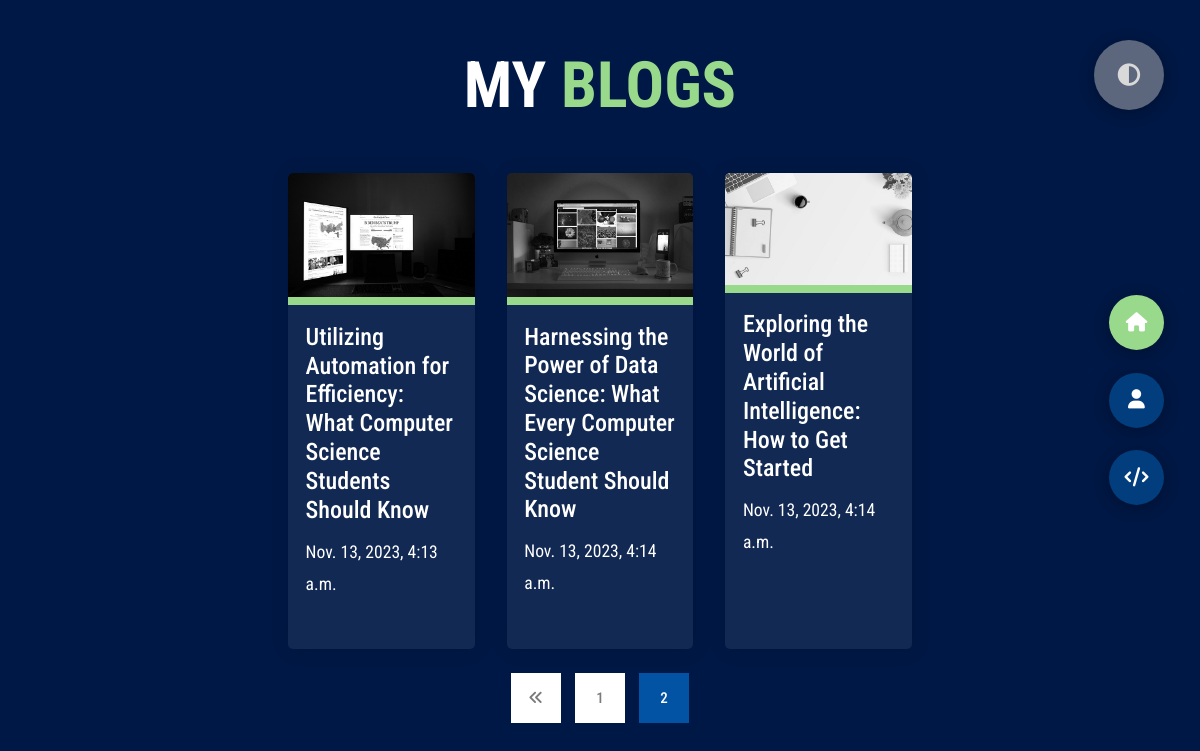
The page /blogs/?page=2 on the database its author committed.
### main/models.py (models this page shows, shortened)
class Blog(models.Model):
    class Meta:
        verbose_name_plural = 'Blogs'
        verbose_name = 'Blog'
        ordering = ['date']
    date = models.DateTimeField(auto_now_add=True)
    thumbnail = models.ImageField(blank=True, null=True, upload_to="blogs")
    title = models.CharField(max_length=200,blank=True, null=True)
    description = models.CharField(max_length=500,blank=True, null=True)
    slug = models.SlugField(blank=True, null=True)
    is_active = models.BooleanField(default=True)

### main/views.py (the view)
# urls.py: path('blogs/', blogs, name='blog'),
def blogs(request):
    queryset = Blog.objects.filter(is_active = True)
    page = request.GET.get('page', 1)
    paginator = Paginator(queryset, 3)
    try:
        blogs = paginator.page(page)
    except EmptyPage:
        blogs = paginator.page(1)
    except PageNotAnInteger:
        blogs = paginator.page(1)
        return redirect('blogs')
    context = {
        "blogs": blogs,
        "paginator": paginator
    }
    return render(request, 'blog.html', context)

### portfolio/context_processors.py (called while the page is built)
def project_context(request):
    context = {
        'me': User.objects.first(),
    }
    return context

### template/blog.html (shortened to what this page needs)
{% extends 'base.html' %}
{% load static %}
{% block content %}
<section class="section sec4 active" id="blogs">
    <div class="blogs-content">
        <div class="main-title">
            <h2>My <span>Blogs</span></h2>
        </div>
        <div class="blogs">
            {% for blog in blogs %}
            <div class="blog">
                <a href="#" target="_blank">
                <img src="{{blog.thumbnail.url}}" alt="" style="max-width: 100%; height: auto">
                </a>
                <div class="blog-text">
                    <a href="#" target="_blank">
                        <h4>
                            {{blog.title}}
                        </h4>
                    </a>
                    <p>{{blog.date}}</p>
                </div>
            </div>
            {% endfor %}
        </div>
    </div>
    <div class="col-lg-12">
        {% include "pagination.html" %}
    </div>
</section>
{% endblock %}

### assets/styles/style.css (style rules this page uses)
* { margin: 0; padding: 0; box-sizing: border-box; list-style: none; }
:root { --color-primary: #001845; --color-secondary: #0353a4 ; --color-white: #FFFFFF ; --color-black: #0000 ; --color-color5: #8ecae6; --color-color0: #0466c8; --color-color1: #0353a4; --color-color2: #023e7d; --color-color3: #002855; --color-color4: #001233; --color-color6: #5c677d; --color-color7: #979dac; --color-grey-5: #f8f8f8; --color-color8: #99d98c; --color-color9: #d9d9d9; --br-sm-2: 14px; --box-shadow-1: 0 3px 15px rgba(0,0,0,0.3); --trans-all-1: all .4s ease-in-out; }
body { background-color: var(--color-primary); font-family: "Roboto Condensed", sans-serif; font-size: 1.1rem; color: var(--color-white); transition: all 0.4s ease-in-out; }
a { display: inline-block; text-decoration: none; color: inherit; font-family: inherit; }
section { min-height: 100vh; width: 100%; position: absolute; left: 0; top: 0; padding: 3rem 18rem; }
.section { transform: translateY(-100%) scale(0); transition: all 0.4s ease-in-out; background-color: var(--color-primary); }
.sec4 { display: none; transform: translate(0) scale(1); }
.active { display: block; animation: scaleAnim 1s ease-in-out; }
.blogs { display: grid; grid-template-columns: repeat(3, 1fr); grid-gap: 2rem; margin-top: 3rem; }
.blogs .blog { position: relative; background-color: rgba(44, 66, 104, 0.414); border-radius: 5px; box-shadow: 1px 1px 20px rgba(0, 0, 0, 0.1); transition: all 0.4s ease-in-out; }
.blogs .blog img { width: 100%; height: 300px; -o-object-fit: cover; object-fit: cover; border-top-left-radius: 5px; border-top-right-radius: 5px; filter: grayscale(100%); transition: all 0.4s ease-in-out; }
.blogs .blog .blog-text { padding: 1.1rem; border-top: 8px solid var(--color-color8); }
.blogs .blog .blog-text h4 { font-size: 1.5rem; margin-bottom: 0.7rem; transition: all 0.4s ease-in-out; cursor: pointer; }
.blogs .blog .blog-text p { color: var(--color-grey-2); line-height: 2rem; padding-bottom: 1rem; }
.main-title { text-align: center; }
.main-title h2 { position: relative; text-transform: uppercase; font-size: 4rem; font-weight: 700; }
.main-title h2 span { color: var(--color-color8); }

### rows shown on the page
Blog: thumbnail (picture), title "Utilizing Automation for Efficiency: What Computer Science Students Should Know", date "Nov. 13, 2023, 4:13 a.m."
Blog: thumbnail (picture), title "Harnessing the Power of Data Science: What Every Computer Science Student Should Know", date "Nov. 13, 2023, 4:14 a.m."
Blog: thumbnail (picture), title "Exploring the World of Artificial Intelligence: How to Get Started", date "Nov. 13, 2023, 4:14 a.m."

### other values the page prints
{{ page }} "1"
{{ page }} "2"
